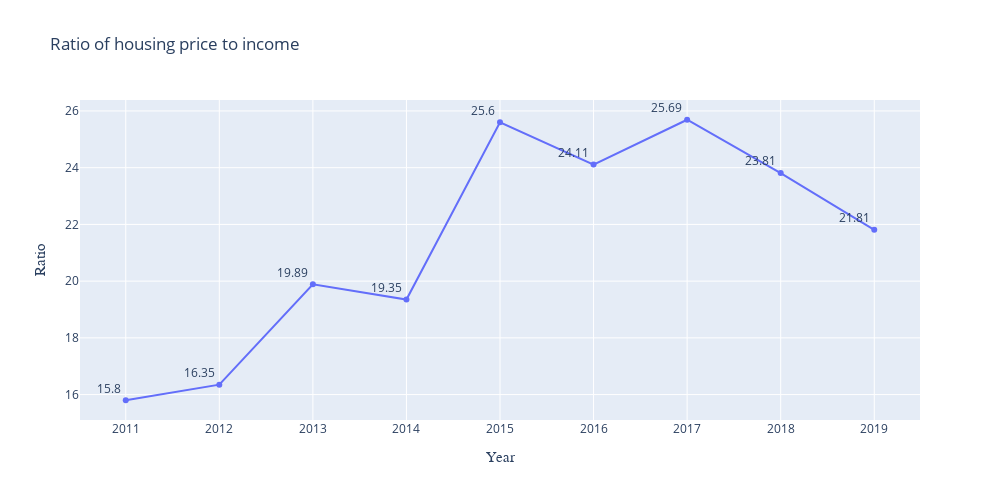

The code cell stored with this chart in its notebook:
### Code cell
trace_ratio = go.Scatter(
    x = ratio['Year'],
    y = ratio['Ratio(House price / Income)'],
    text=ratio['Ratio(House price / Income)'], # '[]' to read the data from our dataframe for the X and Y axis.
    mode = 'lines+markers+text', # 'lines+markers+text' to show the markers and value of each x in y axis
    textposition='top left', #put the text im top left position
    name = 'Ratio')

figure2 = go.Figure(data=[trace_ratio])

figure2['layout'].update(
    xaxis = dict(
        title = 'Year', # name the title of the X-axis
        titlefont = dict(
            size = 15, 
            family = 'Courier New, monospace', 
        )
    ),
    yaxis = dict(
        title = 'Ratio', # name the title of the Y-axis
        titlefont = dict(
            size = 15, 
            family = 'Courier New, monospace', 
        )
    ),
)

figure2['layout'].update(height=500, width=1000,title='Ratio of housing price to income') 
# adjust the size and add title for the chart

plotly.offline.iplot(figure2)

### Figure 1 — Plotly figure (JSON) as saved in the notebook; plotly's stock layout.template omitted (floating-point values rounded to 4 significant figures)
{"data": [{"mode": "lines+markers+text", "name": "Ratio", "text": [15.8, 16.35, 19.89, 19.35, 25.6, 24.11, 25.69, 23.81, 21.81], "textposition": "top left", "type": "scatter", "x": [2011, 2012, 2013, 2014, 2015, 2016, 2017, 2018, 2019], "y": [15.8, 16.35, 19.89, 19.35, 25.6, 24.11, 25.69, 23.81, 21.81]}], "layout": {"height": 500, "title": {"text": "Ratio of housing price to income"}, "width": 1000, "xaxis": {"title": {"font": {"family": "Courier New, monospace", "size": 15}, "text": "Year"}}, "yaxis": {"title": {"font": {"family": "Courier New, monospace", "size": 15}, "text": "Ratio"}}}}
